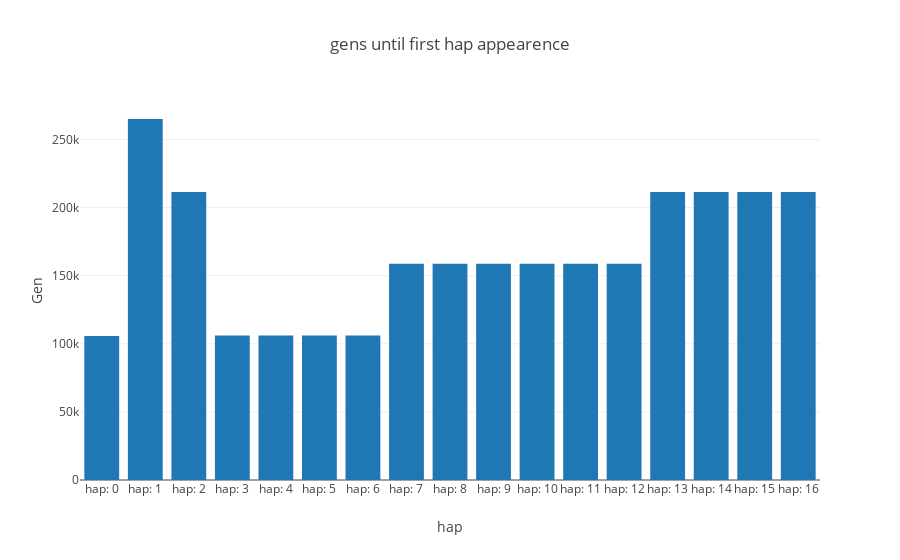

Notebook cell for this chart:
### Code cell
hap_frame, fig_gens= plot_InfSites_gens(Anc_poss,point_up,root_lib,range_theta,Theta= Theta,height= 500,width= 900)

iplot(fig_gens)

### Figure 1 — Plotly figure (JSON) as saved in the notebook; plotly's stock layout.template omitted (floating-point values rounded to 4 significant figures)
{"data": [{"type": "bar", "uid": "7a9a85c4-df13-42b9-a4db-016fa9d29561", "x": ["hap: 0", "hap: 1", "hap: 2", "hap: 3", "hap: 4", "hap: 5", "hap: 6", "hap: 7", "hap: 8", "hap: 9", "hap: 10", "hap: 11", "hap: 12", "hap: 13", "hap: 14", "hap: 15", "hap: 16"], "y": [105800.0, 265000.0, 211400.0, 106100.0, 106100.0, 106100.0, 106100.0, 158700.0, 158700.0, 158700.0, 158700.0, 158700.0, 158700.0, 211400.0, 211400.0, 211400.0, 211400.0]}], "layout": {"barmode": "group", "title": "gens until first hap appearence", "xaxis": {"title": "hap"}, "yaxis": {"title": "Gen"}}}
